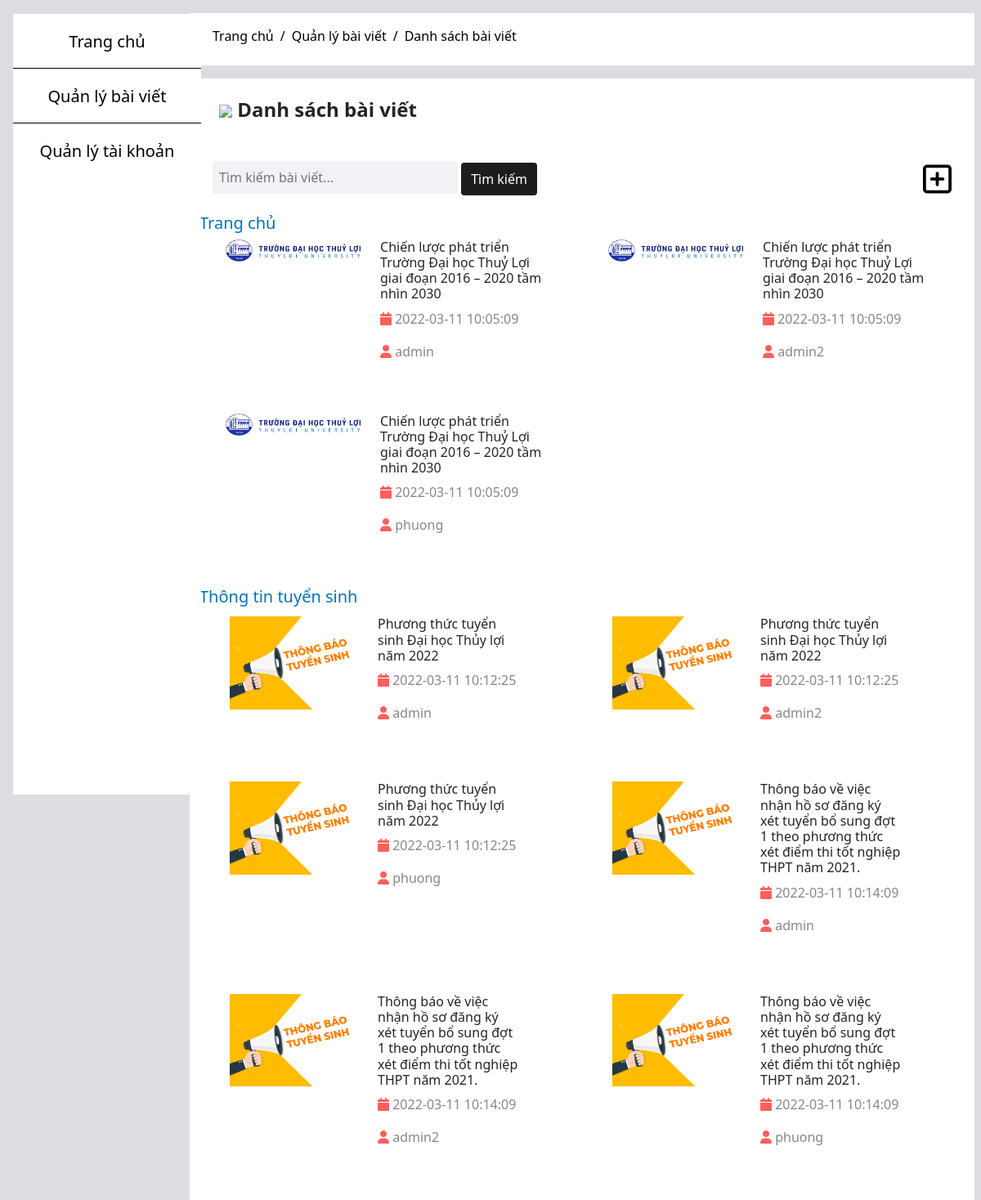
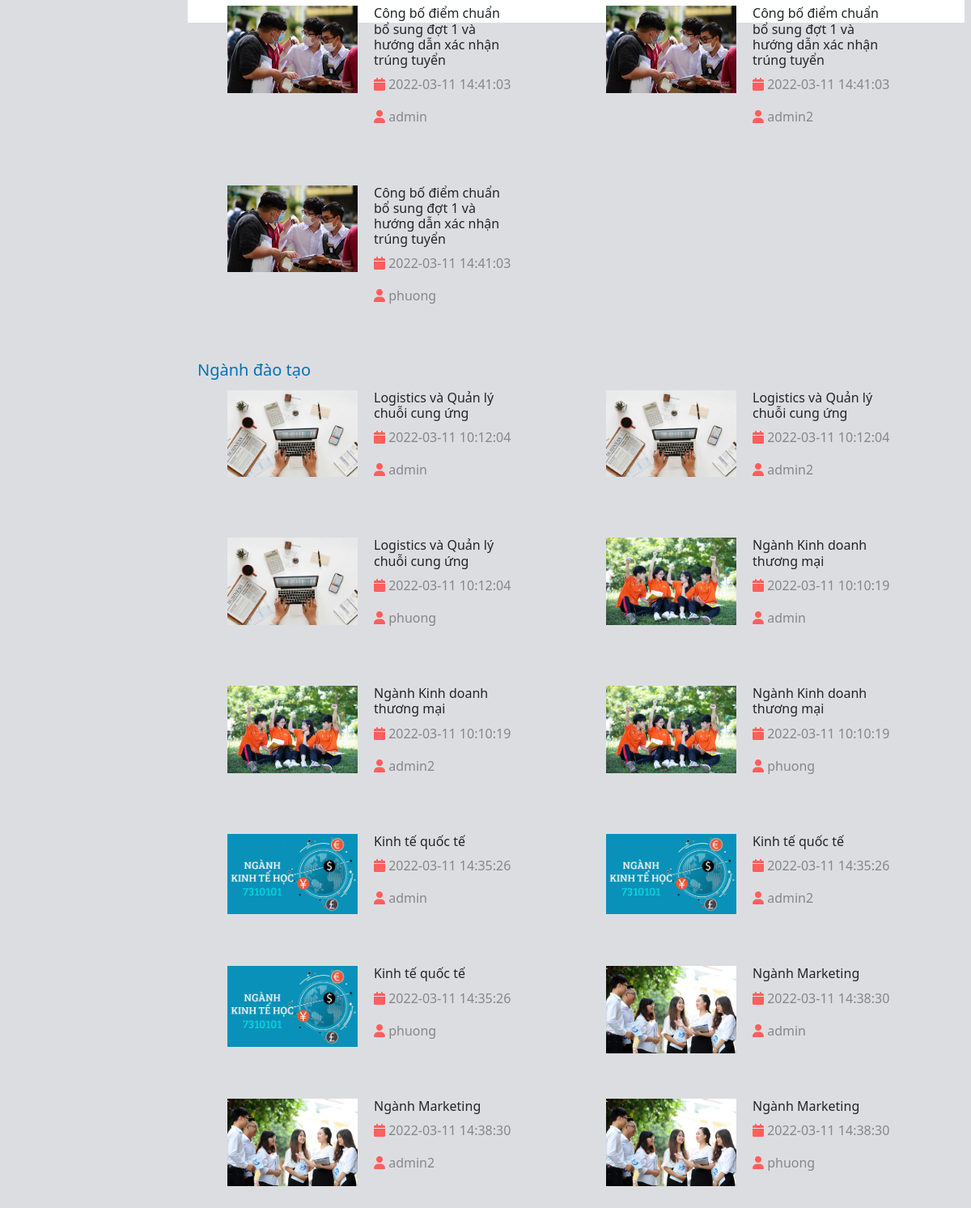
Page /Src/Admin/mng-article.php (signed in) on the committed database (2 pictures, top to bottom).
### tables this page shows
CREATE TABLE `posts` (
  `PostID` int(10) UNSIGNED NOT NULL,
  `Category` varchar(50) NOT NULL,
  `Title` varchar(255) NOT NULL,
  `Content` longtext NOT NULL,
  `CreatedAt` timestamp NOT NULL DEFAULT current_timestamp() ON UPDATE current_timestamp(),
  `Image` varchar(255) NOT NULL,
  `UserID` int(10) UNSIGNED NOT NULL
);

CREATE TABLE `users` (
  `UserID` int(10) UNSIGNED NOT NULL,
  `UserName` varchar(50) NOT NULL,
  `Password` varchar(100) NOT NULL,
  `FullName` varchar(50) NOT NULL,
  `Email` varchar(100) NOT NULL,
  `PhoneNumber` varchar(12) NOT NULL,
  `Types` varchar(50) NOT NULL DEFAULT 'Thành viên',
  `Status` varchar(50) NOT NULL DEFAULT 'Hoạt động'
);

### Src/Admin/mng-article.php (the view, shortened to what this page needs)
<?php
    include ('header.php');
    include ('../config.php');
?>
<div class="content"  >
        <div class="row float-end col-md-8 my-2 mt-3 py-2 me-2  mx-auto" style="background-color:#ffffff; width:80%;" >
                    <div class="jumbotron text-center mt-2 ms-3" style="text-align: center;" >
                        <nav aria-label="breadcrumb"  >
                            <ol class="breadcrumb">
                                <li class="breadcrumb-item text-admin">
                                    <a href="#">
                                        <span class=" ">Trang chủ</span>
                                    </a></li>
                                <li class="breadcrumb-item text-admin ">
                                    <a href="#">
                                        <span class=" ">Quản lý bài viết</span>
                                    </a></li>
                                <li class="breadcrumb-item active text-admin">
                                    <a href="#">
                                        <span class=" ">Danh sách bài viết</span>
                                    </a></li>
                            </ol>
                        </nav>
                    </div>
        </div>
        <div class="row float-end col-md-8 my-2 mb-3 py-2 me-2  mx-auto" style="background-color:#ffffff; width:80%; height: 1400px">
            <div class="">
                <div class="">
                    <h4 class ="m-2 p-2 ms-3 mb-3 fw-bold"><img src="https://img.icons8.com/ios/30/000000/edit-property.png"/></i>  Danh sách bài viết</h2>
                </div>
                <div class=" p-3 ">
                    <form action="" method ="post">
                            <input type="search"  class="my-2 p-2 border-0 rounded-2 " style="width: 300px; background-color:#f1f2f6;" name="Search" placeholder="Tìm kiếm bài viết...">
                            <input type="submit" name="btn-search" value="Tìm kiếm" class="py-2 btn btn-primary  border-0 " style="background-color: #1e1d1d ">
                            <a href="add-post.php" id = "add-btn" style = "font-size: 2.5rem;float:right;"><i class="far fa-plus-square"></i></a>
                    </form>
                </div>
            </div>
            <div class="list-article">
                <div class="">
                    <h5><a href="index.php" class=""style="color: #0073b4"></i><span>Trang chủ</span></a></h5>
                    <?php
                            $sql = "SELECT * FROM posts,users where Category = 'Giới thiệu'";
                            $result = mysqli_query($conn,$sql);
            if(mysqli_num_rows($result) > 0){
                echo'<div class="row row-cols-1 row-cols-md-3 g-5  px-4 pb-5">';
                while($row = mysqli_fetch_assoc($result)){?>
                    <div class="col-6 d-flex">
                    <div class="box1">
                    <div class="box-img me-4">
                        <img src="../Images/<?php echo $row['Image']?>" alt="Ảnh" class="img-responsive">
                    </div>
                    <div class="box-text1">
                        <h6>   <?php echo $row['Title']?></h6>
                        <p style="color:#878787"><i class="fa fa-calendar" aria-hidden="true" style="color:#FF5F5D"></i>    <?php echo $row['CreatedAt']?></p>
                        <p style="color:#878787"><i class="fa fa-user" aria-hidden="true" style="color:#FF5F5D"></i>    <?php echo $row['UserName']?></p>
                    </div>
                </div>
                </div>
               <?php }
                echo'</div>';
            }
                        ?>
                <div>
                    <h5><a href="index.php" style="color: #0073b4"></i><span>Thông tin tuyển sinh</span></a></h5>
                    <?php
                            $sql = "SELECT * FROM posts,users where Category = 'Thông tin tuyển sinh'";
                            $result = mysqli_query($conn,$sql);
            if(mysqli_num_rows($result) > 0){
                echo'<div class="row row-cols-1 row-cols-md-3 g-5  px-4 pb-5">';
                while($row = mysqli_fetch_assoc($result)){?>
                    <div class="col-6 d-flex">
                    <div class="box">
                    <div class="box-img">
                        <img src="../Images/<?php echo $row['Image']?>" alt="Ảnh" class="img-responsive">
                    </div>
                    <div class="box-text">
                        <h6><?php echo $row['Title']?></h6>
                        <p style="color:#878787"><i class="fa fa-calendar" aria-hidden="true" style="color:#FF5F5D"></i>  <?php echo $row['CreatedAt']?></p>
                        <p style="color:#878787"><i class="fa fa-user" aria-hidden="true" style="color:#FF5F5D"></i>  <?php echo $row['UserName']?></p>
                    </div>
                </div>
                </div>
               <?php }
                echo'</div>';
            }
                        ?>
                <div>
                    <h5><a href="index.php" style="color: #0073b4"></i><span>Ngành đào tạo</span></a></h5>
                    <?php
                            $sql = "SELECT * FROM posts,users where Category = 'Ngành đào tạo'";
                            $result = mysqli_query($conn,$sql);
            if(mysqli_num_rows($result) > 0){
                echo'<div class="row row-cols-1 row-cols-md-3 g-5  px-4 pb-5">';
                while($row = mysqli_fetch_assoc($result)){?>
                    <div class="col-6 d-flex">
                    <div class="box">
                    <div class="box-img">
                        <img src="../Images/<?php echo $row['Image']?>" alt="Ảnh" class="img-responsive">
                    </div>
                    <div class="box-text">
                        <h6><?php echo $row['Title']?></h6>
                        <p style="color:#878787"><i class="fa fa-calendar" aria-hidden="true" style="color:#FF5F5D"></i>  <?php echo $row['CreatedAt']?></p>
                        <p style="color:#878787"><i class="fa fa-user" aria-hidden="true" style="color:#FF5F5D"></i>  <?php echo $row['UserName']?></p>
                    </div>
                </div>
                </div>
               <?php }
                echo'</div>';
            }
                        ?>
            </div>
        </div>
</div>

### Src/Css/style.css (style rules this page uses)
* { margin: 0; padding: 0; }
.breadcrumb-item + .breadcrumb-item::before { color:black; }
.content a { text-decoration: none; color: black; }
.text-admin { text-decoration: none; color: black; }

### Src/Admin/header.php (style rules this page uses)
.content a { text-decoration: none; color: black; }

### Src/Admin/mng-article.php (style rules this page uses)
.box { width: 100%; margin-left: 2%; float:left; padding: 1%; }
.box-img { width: 40%; float: left; }
.img-responsive { width: 100%; }
.box-text { width: 43%; float: left; margin-left: 5%; }
.box-text1 { width: 50%; float: left; }
.box1 { width: 100%; float: left; margin-left: 2%; }

### rows in the picture
posts: Image (picture), Title "Chiến lược phát triển Trường Đại học Thuỷ Lợi giai đoạn 2016 – 2020 tầm nhìn 2030", CreatedAt "2022-03-11 10:05:09", UserID.UserName "admin", users.UserName "admin2", users.UserName "phuong"
posts: Image (picture), Title "Phương thức tuyển sinh Đại học Thủy lợi năm 2022", CreatedAt "2022-03-11 10:12:25", UserID.UserName "admin", users.UserName "admin2", users.UserName "phuong"
posts: Image (picture), Title "Thông báo về việc nhận hồ sơ đăng ký xét tuyển bổ sung đợt 1 theo phương thức xét điểm thi tốt nghiệp THPT năm 2021.", CreatedAt "2022-03-11 10:14:09", UserID.UserName "admin", users.UserName "admin2", users.UserName "phuong"
posts: Image (picture), Title "Công bố điểm chuẩn bổ sung đợt 1 và hướng dẫn xác nhận trúng tuyển", CreatedAt "2022-03-11 14:41:03", UserID.UserName "admin", users.UserName "admin2", users.UserName "phuong"
posts: Image (picture), Title "Logistics và Quản lý chuỗi cung ứng", CreatedAt "2022-03-11 10:12:04", UserID.UserName "admin", users.UserName "admin2", users.UserName "phuong"
posts: Image (picture), Title "Ngành Kinh doanh thương mại", CreatedAt "2022-03-11 10:10:19", UserID.UserName "admin", users.UserName "admin2", users.UserName "phuong"
posts: Image (picture), Title "Kinh tế quốc tế", CreatedAt "2022-03-11 14:35:26", UserID.UserName "admin", users.UserName "admin2", users.UserName "phuong"
posts: Image (picture), Title "Ngành Marketing", CreatedAt "2022-03-11 14:38:30", UserID.UserName "admin", users.UserName "admin2", users.UserName "phuong"
